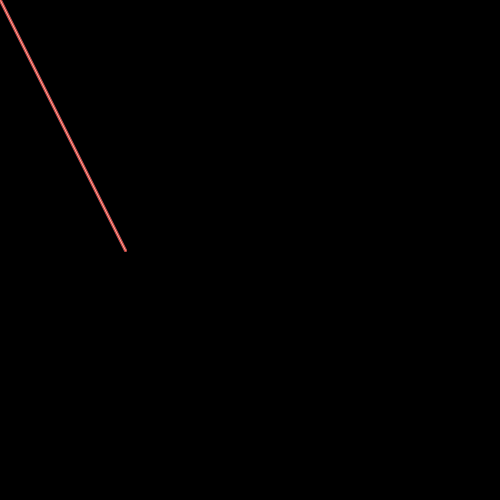
Frame 1 (no input)
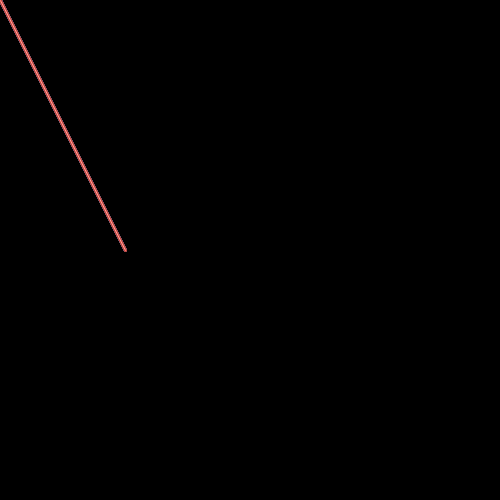
Frame 60 (the mouse pressed at the canvas centre just before this capture)
Frame 120 (the mouse held since frame 60 and released just before this capture): identical to frame 60, image omitted

The Processing sketch that drew these frames (run headless with seeded random() and noise(); from frame 60 on, the mouse is pressed at the canvas centre):

// Processing sketch: processing_113097
// ── processing_113097.pde

void setup() {
  size(500, 500);
  background (0);

};


void draw() {
 
//------------------------------------- blue 

if(mouseX <250) {
  strokeWeight(3);
  stroke(0,122,180);
  line(mouseX,mouseY,125,250);

// white line
strokeWeight(.5);
stroke(255);
line(mouseX,mouseY,125,250); 
}
 //------------------------------------ orange
 
 if(mouseX < 125) {
 strokeWeight(3);
 stroke(218,62,50);
 line(mouseX,mouseY,125,250);

 //white line
strokeWeight(.5);
stroke(255);
line(mouseX,mouseY,125,250); 
 }

 //------------------------------------ yellow green

if((mouseX > 200) && (mouseX <400)) 
if(mouseY >250) {
strokeWeight(3);
stroke(203,220,52);
line(mouseX,mouseY,275,275);

//white line
strokeWeight(.5);
stroke(255);
line(mouseX,mouseY,275,275); 
}

//------------------------------------ pink 

if((mouseX > 200)&&(mouseY <250)) {
  strokeWeight(3);
  stroke(255,124,102);
  line(mouseX,mouseY,275,275);

// white line
strokeWeight(.5);
stroke(255);
line(mouseX,mouseY,275,275); 
}

//------------------------------------ darker green 

if((mouseX > 300) && (mouseY>250)) {
strokeWeight(3);
stroke(117,216,129);
line(mouseX,mouseY,375,375);

// white line
strokeWeight(.5);
stroke(255);
line(mouseX,mouseY,375,375); 
}

//------------------------------------ bright pink 

if((mouseX >300) && (mouseY < 250)) {
  strokeWeight(3);
  stroke(213,24,71);
  line(mouseX,mouseY,500,0);

// white line
strokeWeight(.5);
stroke(255);
line(mouseX,mouseY,500,0); 
}
//------------------------------------ dark blue

if(mouseX >450) {
strokeWeight(3);
stroke(39,46,149);
line(mouseX,mouseY,500,500);
//white
strokeWeight(.5);
stroke(255);
line(mouseX,mouseY,500,500); 
}
//------------------------------------ purple
if((mouseX < 270) &&(mouseY > 450)) {
strokeWeight(3);
stroke(103,46,157);
line(mouseX,mouseY,0,500); 
//white 
strokeWeight(.5);
stroke(255);
line(mouseX,mouseY,0,500); 

}
};
